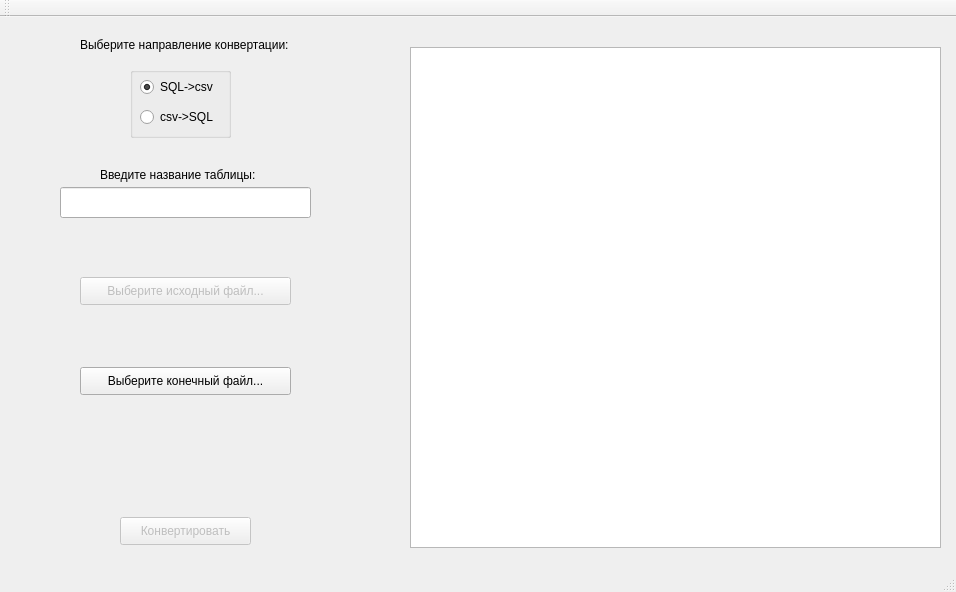
<?xml version="1.0" encoding="UTF-8"?>
<ui version="4.0">
 <class>MainWindow</class>
 <widget class="QMainWindow" name="MainWindow">
  <property name="geometry">
   <rect>
    <x>0</x>
    <y>0</y>
    <width>956</width>
    <height>592</height>
   </rect>
  </property>
  <property name="minimumSize">
   <size>
    <width>956</width>
    <height>592</height>
   </size>
  </property>
  <property name="maximumSize">
   <size>
    <width>956</width>
    <height>592</height>
   </size>
  </property>
  <property name="windowTitle">
   <string>CSV-SQL-Converter </string>
  </property>
  <widget class="QWidget" name="centralWidget">
   <widget class="QTableView" name="tableView">
    <property name="enabled">
     <bool>true</bool>
    </property>
    <property name="geometry">
     <rect>
      <x>410</x>
      <y>30</y>
      <width>531</width>
      <height>501</height>
     </rect>
    </property>
   </widget>
   <widget class="QGroupBox" name="groupBox">
    <property name="geometry">
     <rect>
      <x>130</x>
      <y>50</y>
      <width>101</width>
      <height>71</height>
     </rect>
    </property>
    <property name="title">
     <string/>
    </property>
    <widget class="QRadioButton" name="radioButton_1">
     <property name="geometry">
      <rect>
       <x>10</x>
       <y>10</y>
       <width>95</width>
       <height>20</height>
      </rect>
     </property>
     <property name="text">
      <string>SQL-&gt;csv</string>
     </property>
     <property name="checked">
      <bool>true</bool>
     </property>
    </widget>
    <widget class="QRadioButton" name="radioButton_2">
     <property name="geometry">
      <rect>
       <x>10</x>
       <y>40</y>
       <width>95</width>
       <height>20</height>
      </rect>
     </property>
     <property name="text">
      <string>csv-&gt;SQL</string>
     </property>
    </widget>
   </widget>
   <widget class="QPushButton" name="pushButton_0">
    <property name="enabled">
     <bool>false</bool>
    </property>
    <property name="geometry">
     <rect>
      <x>120</x>
      <y>500</y>
      <width>131</width>
      <height>28</height>
     </rect>
    </property>
    <property name="text">
     <string>Конвертировать</string>
    </property>
   </widget>
   <widget class="QLabel" name="label_0">
    <property name="geometry">
     <rect>
      <x>80</x>
      <y>20</y>
      <width>231</width>
      <height>16</height>
     </rect>
    </property>
    <property name="text">
     <string>Выберите направление конвертации:</string>
    </property>
   </widget>
   <widget class="QLineEdit" name="lineEdit_1">
    <property name="enabled">
     <bool>true</bool>
    </property>
    <property name="geometry">
     <rect>
      <x>60</x>
      <y>170</y>
      <width>251</width>
      <height>31</height>
     </rect>
    </property>
    <property name="text">
     <string/>
    </property>
    <property name="alignment">
     <set>Qt::AlignCenter</set>
    </property>
   </widget>
   <widget class="QPushButton" name="pushButton_1">
    <property name="enabled">
     <bool>false</bool>
    </property>
    <property name="geometry">
     <rect>
      <x>80</x>
      <y>260</y>
      <width>211</width>
      <height>28</height>
     </rect>
    </property>
    <property name="text">
     <string>Выберите исходный файл...</string>
    </property>
    <property name="default">
     <bool>false</bool>
    </property>
    <property name="flat">
     <bool>false</bool>
    </property>
   </widget>
   <widget class="QLabel" name="label_1">
    <property name="geometry">
     <rect>
      <x>100</x>
      <y>150</y>
      <width>171</width>
      <height>16</height>
     </rect>
    </property>
    <property name="text">
     <string>Введите название таблицы:</string>
    </property>
   </widget>
   <widget class="QPushButton" name="pushButton_2">
    <property name="geometry">
     <rect>
      <x>80</x>
      <y>350</y>
      <width>211</width>
      <height>28</height>
     </rect>
    </property>
    <property name="text">
     <string>Выберите конечный файл...</string>
    </property>
   </widget>
   <widget class="QLabel" name="label_01">
    <property name="geometry">
     <rect>
      <x>10</x>
      <y>300</y>
      <width>391</width>
      <height>20</height>
     </rect>
    </property>
    <property name="text">
     <string/>
    </property>
    <property name="alignment">
     <set>Qt::AlignCenter</set>
    </property>
   </widget>
   <widget class="QLabel" name="label_02">
    <property name="geometry">
     <rect>
      <x>10</x>
      <y>390</y>
      <width>391</width>
      <height>20</height>
     </rect>
    </property>
    <property name="text">
     <string/>
    </property>
    <property name="alignment">
     <set>Qt::AlignCenter</set>
    </property>
   </widget>
  </widget>
  <widget class="QMenuBar" name="menuBar">
   <property name="geometry">
    <rect>
     <x>0</x>
     <y>0</y>
     <width>956</width>
     <height>26</height>
    </rect>
   </property>
  </widget>
  <widget class="QToolBar" name="mainToolBar">
   <attribute name="toolBarArea">
    <enum>TopToolBarArea</enum>
   </attribute>
   <attribute name="toolBarBreak">
    <bool>false</bool>
   </attribute>
  </widget>
  <widget class="QStatusBar" name="statusBar"/>
 </widget>
 <layoutdefault spacing="6" margin="11"/>
 <resources/>
 <connections/>
</ui>
